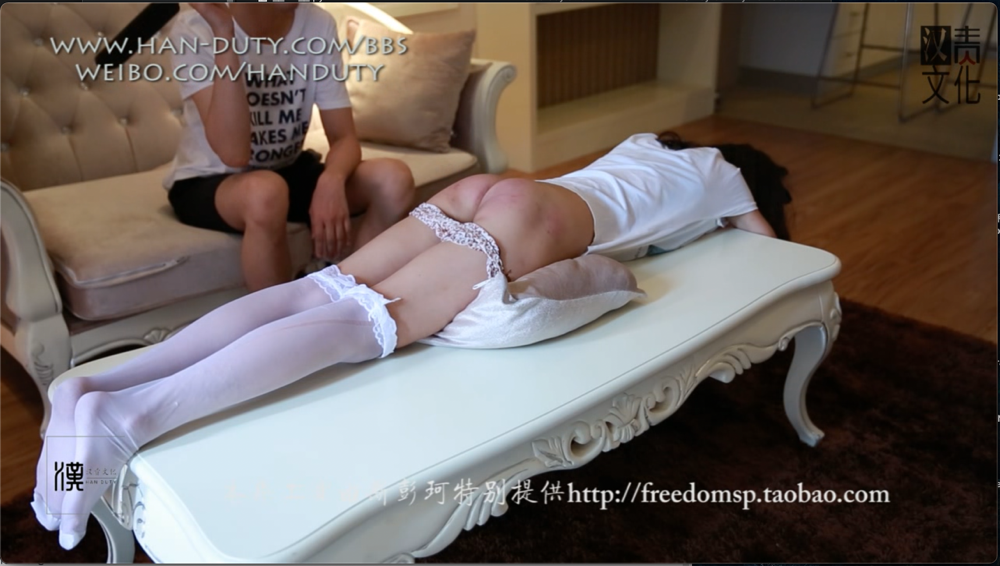
#> input picture test.png, 1000 x 566 px
$ python find_vid_hash_mp.py test.png .
#> lines starting #> are read from the running program, lines starting #| are printed output that depends on the picture
import multiprocessing
import numpy as np
import argparse
import os
import pickle as pk
import json
import cv2
from urllib.request import urlopen
import urllib.request as request
import datetime


def loss_mae(imga, imgb):
    mae = 0.0
    for chan in (0, 1, 2):
        (a, b) = imga[:, :, chan], imgb[:, :, chan]
        diff = a.astype(np.int16) - b.astype(np.int16)
        scale = a.shape[0] * a.shape[1]
        mae_s = np.sum(np.abs(diff)) / scale
        mae = mae + mae_s
    return mae / 3


def phash_c(img):
    hash_size = 8
    highfreq_factor = 4
    img_size = hash_size * highfreq_factor
    imgp = cv2.cvtColor(img, cv2.COLOR_RGB2GRAY) / 255.0
    dct = cv2.dct(cv2.resize(imgp, (img_size, img_size)))
    dctlowfreq = dct[:hash_size, :hash_size]
    med = np.median(dctlowfreq)
    diff = dctlowfreq > med
    bit_string = ''.join(str(b) for b in 1 * diff.flatten())
    width = int(np.ceil(len(bit_string) / 4))
    hash_str = '{:0>{width}x}'.format(int(bit_string, 2), width=width)
    hash = diff.flatten()
    return (hash, hash_str)


def hamming_distance(hash1, hash2):
    # return sum(elm1 != elm2 for elm1, elm2 in zip(hash1, hash2))
    length = hash1.shape[0]
    diff = hash1 != hash2
    num_seg = 4
    seg_length = int(np.floor(length / num_seg))
    hd = 0
    for seg in range(1, num_seg + 1):
        hd += np.count_nonzero(diff[0:(seg * seg_length)])
    return hd
    # return np.count_nonzero(hash1 != hash2) + np.count_nonzero(hash1[1:half_length] != hash2[1:half_length])


def find_in_phash_table(pic_hash, phash_table):
    hamming_dist_list = []
    for vid_path in phash_table:
        # phash_list_for_sigle_vid = phash_table[vid_path]
        most_sim_frame_idx = 0
        most_sim_frame_hash = 1000
        for (idx, phash) in enumerate(phash_table[vid_path]):
            sub = hamming_distance(phash, pic_hash)
            if sub <= most_sim_frame_hash:
                most_sim_frame_hash = sub
                most_sim_frame_idx = idx
        hamming_dist_list.append((vid_path, most_sim_frame_hash, most_sim_frame_idx))
    return hamming_dist_list


def find_vid(pic_path: str, dataset_path: str, resolution: (int, int) = (160, 120), topN: int = 5,
             pic_path_is_url: bool = False,
             pic_bytecontent=None):
#> called with pic_path = 'test.png', dataset_path = '.', resolution = (160, 120), topN = 5, pic_path_is_url = False
    if pic_bytecontent:
        image = np.asarray(bytearray(pic_bytecontent), dtype='uint8')
        pic = cv2.imdecode(image, cv2.IMREAD_COLOR)
    elif pic_path_is_url:
        print("Loading image from url:")
        headers = {'User-Agent': 'Mozilla/5.0 (Windows NT 6.1; WOW64; rv:23.0) Gecko/20100101 Firefox/23.0'}
        req_h = request.Request(url=pic_path, headers=headers)
        req = urlopen(req_h)
        image = np.asarray(bytearray(req.read()), dtype='uint8')
        pic = cv2.imdecode(image, cv2.IMREAD_COLOR)
        print("Image loaded!")
    else:
        pic = cv2.imread(pic_path)
#> pic is the input picture: shape (566, 1000, 3); mean B, G, R 94.5, 99, 109.5

    pic = cv2.cvtColor(pic, cv2.COLOR_BGR2RGB)
    pic = cv2.resize(pic, resolution)
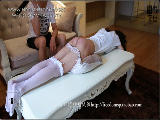
#> pic: shape (120, 160, 3); mean R, G, B 109.7, 99.1, 94.6

    pic_hash, _ = phash_c(pic)
#> in phash_c, `imgp = cv2.cvtColor(img, cv2.COLOR_RGB2GRAY) / 255.0`:
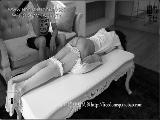
#> imgp: shape (120, 160) float64; min 0.00392, max 1, mean 0.399
#> in phash_c, `dct = cv2.dct(cv2.resize(imgp, (img_size, img_size)))`:
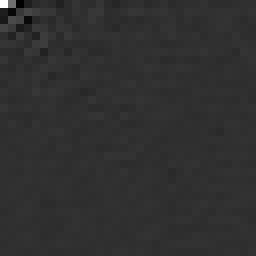
#> dct: shape (32, 32) float64 (shown 8 times larger); min -2.97, max 12.75, mean 0.0108; drawn with min black and max white
#> in phash_c, `med = np.median(dctlowfreq)`: med = -0.0492
#> in phash_c, `width = int(np.ceil(len(bit_string) / 4))`: width = 16
#> in phash_c, `hash_str = '{:0>{width}x}'.format(int(bit_string, 2), width=width)`: hash_str = 'c43e61cd26ec1b93'

    # Read phash table
    # pkl_file_path = os.path.join(dataset_path, 'hash_tabel.pkl')
    pkl_file_path_list = [i for i in os.listdir(dataset_path) if i.endswith('.pkl')]
    phash_table = {}
    for pkl_file_name in pkl_file_path_list:
        pkl_file_path = os.path.join(dataset_path, pkl_file_name)
        with open(pkl_file_path, 'rb') as f:
            phash_table_t = pk.load(f)
            phash_table.update(phash_table_t)
    # Split phash table into 2 part for multiprocessing

    process_count = 4
    phash_table_segs = []
    phash_table_total_length = len(phash_table)
    phash_table_seg_length = phash_table_total_length//(process_count -1)
    for i in range(0, process_count):
        phash_table_segs.append(dict(list(phash_table.items())
                                     [i * phash_table_seg_length: min((i+1)*phash_table_seg_length, phash_table_total_length)]))
    hamming_dist_list = []
    res = []

    print('Runing multiprocess pool')
    with multiprocessing.Pool(processes=process_count) as pool:
        for i in range(0, process_count):
            res.append(pool.apply_async(find_in_phash_table, (pic_hash, phash_table_segs[i])))
#> after the loop, res = 4 items
        for i in range(0, process_count):
            hamming_dist_list += res[i].get()
#> after the loop, hamming_dist_list = []
    # print(hamming_dist_list)
    sorted_similarity_list = sorted(hamming_dist_list, key=lambda x: x[1], reverse=False)[:topN]
#> sorted_similarity_list = []

    # print(sorted_similarity_list)
    res = []
    for idx in range(0, topN):
        vid_path = sorted_similarity_list[idx][0].split('/')
        vid_time = str(datetime.timedelta(seconds=sorted_similarity_list[idx][2] * 4))
        # vid_list = [str(idx + 1), +vid_path[-2], vid_path[-1] ] # +'\t' + str(sorted_similarity_list[idx][1])
        # res = res + vid_path_to_disp + '\t    @ {}\n'.format(vid_time)
        res.append({'vid_index': idx + 1,
                    'vid_folder': vid_path[-2],
                    'vid_name': vid_path[-1],
                    'vid_timestamp': vid_time,
                    'hamming_dist': sorted_similarity_list[idx][1]})
#> after the loop, res = []
    return res


if __name__ == '__main__':
    argparser = argparse.ArgumentParser()

    argparser.add_argument('picture', help='Picture to find')
    argparser.add_argument('dataset', help='Dataset location')
    # argparser.add_argument('--multi_datasets', help='If the dataset location contains more than one dataset folder',
    #                        action='store_true')
    argparser.add_argument('--pic_is_url', help='Use this flag when the picture is a URL', action='store_true')

    args = argparser.parse_args()
    pic_path = args.picture
    dataset_path = args.dataset
    # is_multi_datasets = args.multi_datasets
    pic_is_url = args.pic_is_url
    assert os.path.isdir(dataset_path)
    # [9 lines of commented-out code are left out]
#> (the run stopped early here; a loop or call above may not have finished)

$ run again, on 2.png
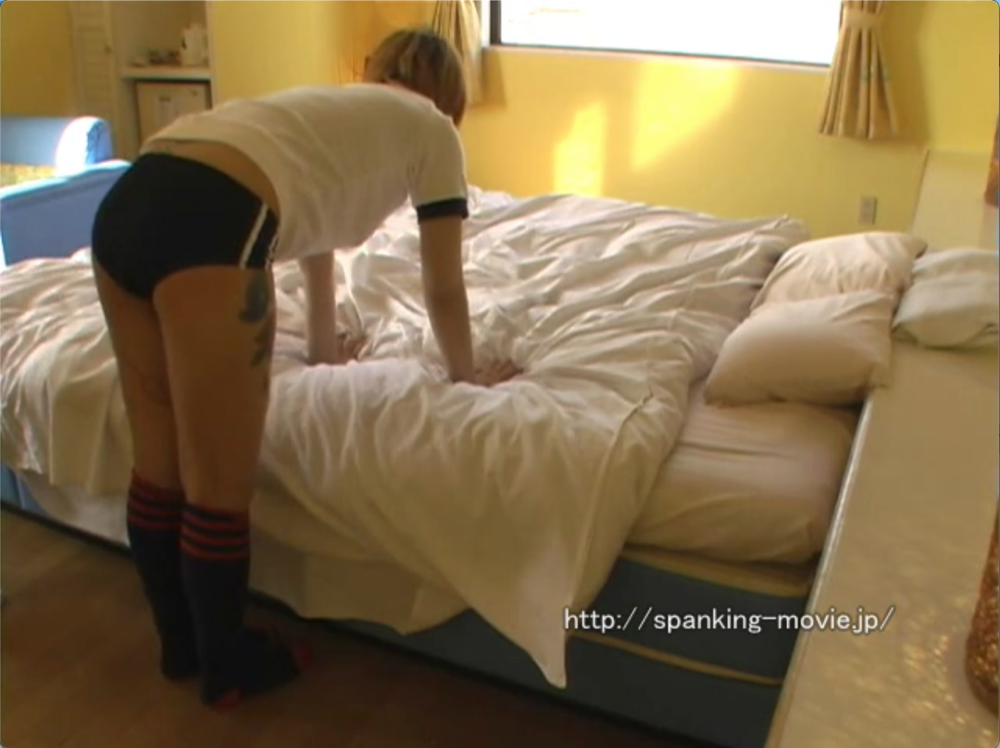
#> input picture 2.png, 1000 x 748 px
#> in find_vid, pic is the input picture: shape (748, 1000, 3); mean B, G, R 77.2, 111.7, 132.6
#> in phash_c, `imgp = cv2.cvtColor(img, cv2.COLOR_RGB2GRAY) / 255.0`:
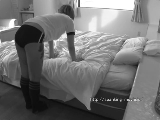
#> imgp: shape (120, 160) float64; min 0.0431, max 1, mean 0.446
#> in phash_c, `dct = cv2.dct(cv2.resize(imgp, (img_size, img_size)))`:
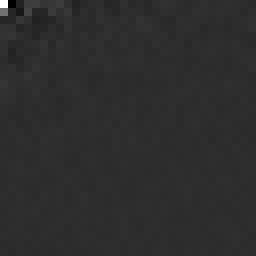
#> dct: shape (32, 32) float64 (shown 8 times larger); min -3.1, max 14.23, mean 0.0147; drawn with min black and max white
#> med = -0.0231
#> width = 16
#> hash_str = '9f9331c2e68d851d'
#> after the loop in find_vid, `for i in range(0, process_count):`: res = 4 items
#> after the loop in find_vid, `for i in range(0, process_count):`: hamming_dist_list = []

$ run again, on 3.png
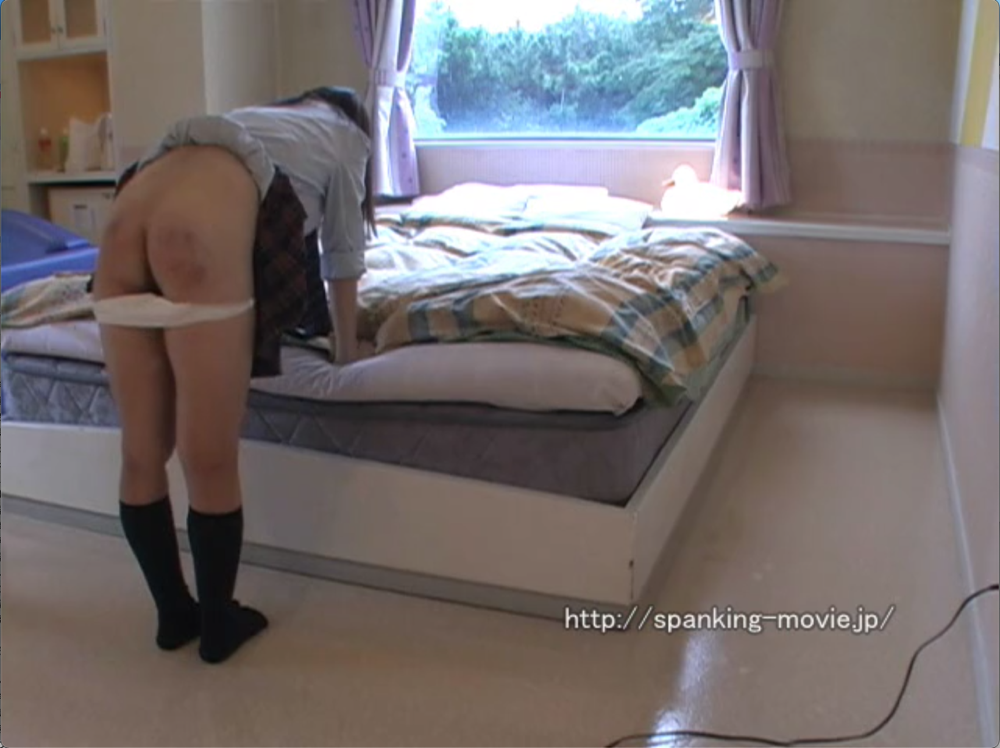
#> input picture 3.png, 1000 x 748 px
#> in find_vid, pic is the input picture: shape (748, 1000, 3); mean B, G, R 109.2, 109.5, 117
#> in phash_c, `imgp = cv2.cvtColor(img, cv2.COLOR_RGB2GRAY) / 255.0`:
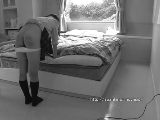
#> imgp: shape (120, 160) float64; min 0.0275, max 1, mean 0.438
#> in phash_c, `dct = cv2.dct(cv2.resize(imgp, (img_size, img_size)))`:
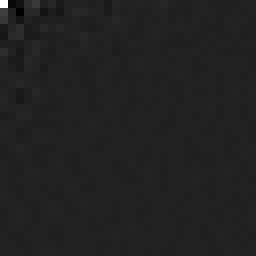
#> dct: shape (32, 32) float64 (shown 8 times larger); min -2.11, max 13.98, mean 0.0155; drawn with min black and max white
#> med = -0.0581
#> width = 16
#> hash_str = '9e98d067611dd999'
#> after the loop in find_vid, `for i in range(0, process_count):`: res = 4 items
#> after the loop in find_vid, `for i in range(0, process_count):`: hamming_dist_list = []
